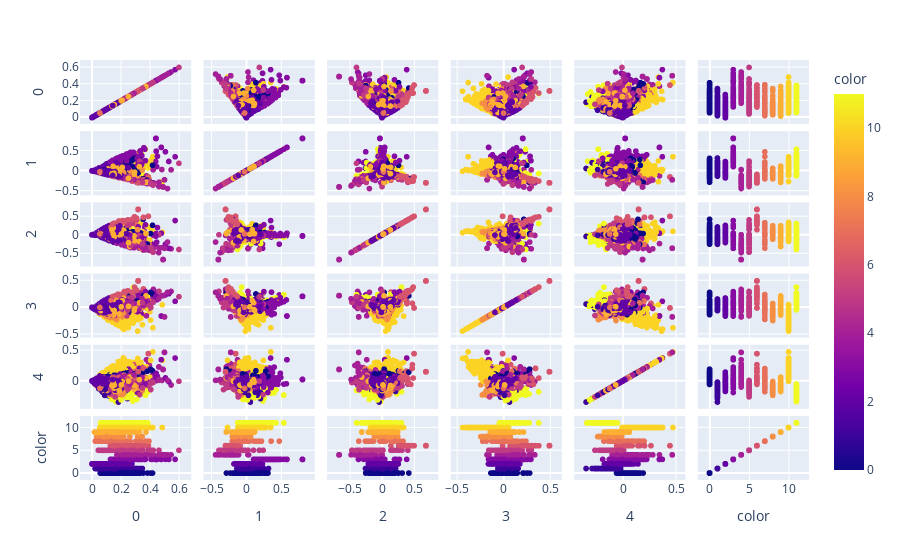
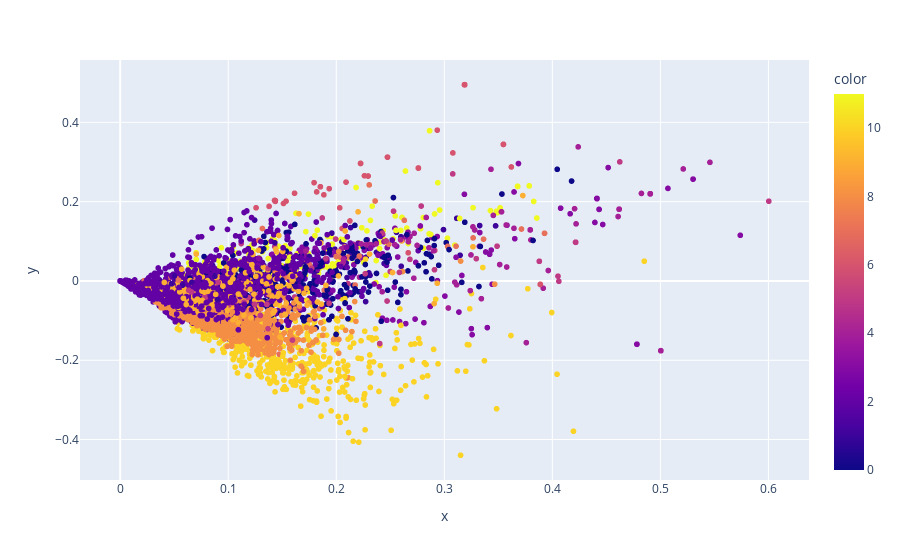
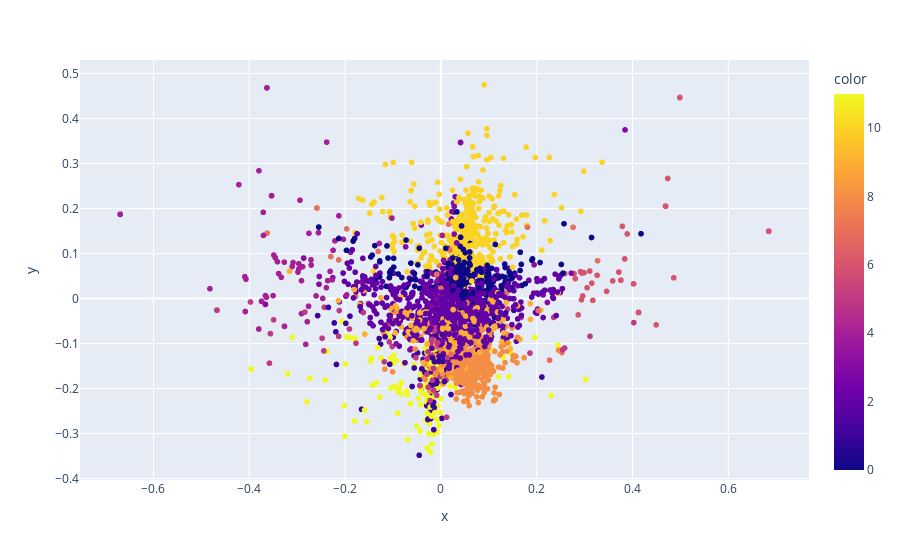
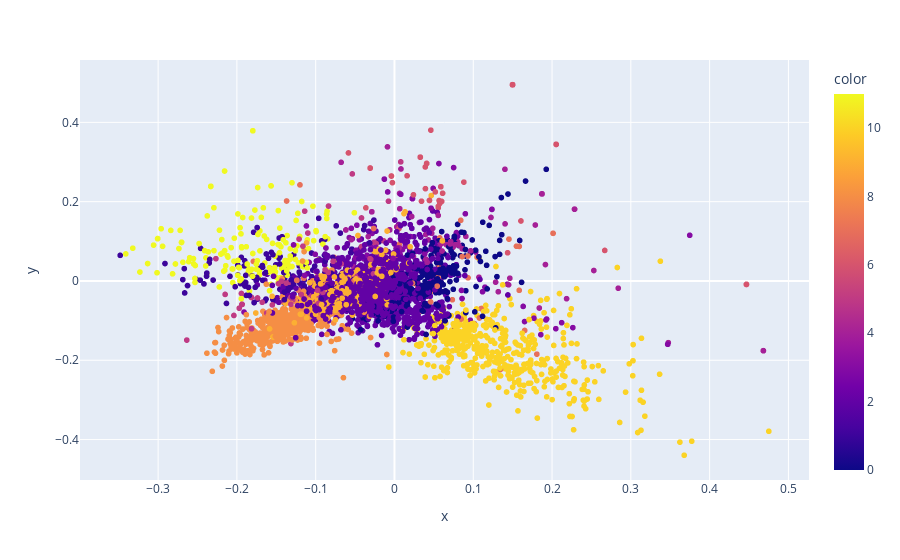

Here is the notebook cell these charts were saved with, in order:
### Markdown cell above
Another way of visualizing the clusters is to plot the points and colorize according to their cluster.
Because the number of dimensions of the TFIDF matrix is extremely high, we can perform a PCA transform of the matrix and
keep a small number of coordinates. These coordinates carry only a small percentage of the total information, but enough
to illustrate a point.

### Code cell
import plotly.express as px
from sklearn.decomposition import TruncatedSVD

svd = TruncatedSVD(n_components=5)
Y = svd.fit_transform(tcl.tfidf_matrix)
print(svd.explained_variance_ratio_)
fig = px.scatter_matrix(Y, color=tcl.clustered_data.pred)
fig.show()

fig2 = px.scatter(x=Y[:,0], y=Y[:,3], color=tcl.clustered_data.pred)
fig2.show()
fig3 = px.scatter(x=Y[:,2], y=Y[:,4], color=tcl.clustered_data.pred)
fig3.show()
fig4 = px.scatter(x=Y[:,4], y=Y[:,3], color=tcl.clustered_data.pred)
fig4.show()

### Figure 1 — Plotly figure (JSON) as saved in the notebook; plotly's stock layout.template omitted (floating-point values rounded to 4 significant figures; data arrays with more than 128 entries replaced by an {"elided": "..."} marker saying what was removed)
{"data": [{"dimensions": [{"axis": {"matches": true}, "label": "0", "values": {"elided": "4000 float values"}}, {"axis": {"matches": true}, "label": "1", "values": {"elided": "4000 float values"}}, {"axis": {"matches": true}, "label": "2", "values": {"elided": "4000 float values"}}, {"axis": {"matches": true}, "label": "3", "values": {"elided": "4000 float values"}}, {"axis": {"matches": true}, "label": "4", "values": {"elided": "4000 float values"}}, {"axis": {"matches": true}, "label": "color", "values": {"elided": "4000 int values"}}], "hovertemplate": "%{xaxis.title.text}=%{x}<br>%{yaxis.title.text}=%{y}<br>color=%{marker.color}<extra></extra>", "legendgroup": "", "marker": {"color": {"elided": "4000 int values"}, "coloraxis": "coloraxis", "symbol": "circle"}, "name": "", "showlegend": false, "type": "splom"}], "layout": {"coloraxis": {"colorbar": {"title": {"text": "color"}}, "colorscale": [[0, "#0d0887"], [0.1111, "#46039f"], [0.2222, "#7201a8"], [0.3333, "#9c179e"], [0.4444, "#bd3786"], [0.5556, "#d8576b"], [0.6667, "#ed7953"], [0.7778, "#fb9f3a"], [0.8889, "#fdca26"], [1, "#f0f921"]]}, "dragmode": "select", "legend": {"tracegroupgap": 0}, "margin": {"t": 60}}}

### Figure 2 — Plotly figure (JSON) as saved in the notebook; plotly's stock layout.template omitted (floating-point values rounded to 4 significant figures; data arrays with more than 128 entries replaced by an {"elided": "..."} marker saying what was removed)
{"data": [{"hovertemplate": "x=%{x}<br>y=%{y}<br>color=%{marker.color}<extra></extra>", "legendgroup": "", "marker": {"color": {"elided": "4000 int values"}, "coloraxis": "coloraxis", "symbol": "circle"}, "mode": "markers", "name": "", "showlegend": false, "type": "scattergl", "x": {"elided": "4000 float values"}, "xaxis": "x", "y": {"elided": "4000 float values"}, "yaxis": "y"}], "layout": {"coloraxis": {"colorbar": {"title": {"text": "color"}}, "colorscale": [[0, "#0d0887"], [0.1111, "#46039f"], [0.2222, "#7201a8"], [0.3333, "#9c179e"], [0.4444, "#bd3786"], [0.5556, "#d8576b"], [0.6667, "#ed7953"], [0.7778, "#fb9f3a"], [0.8889, "#fdca26"], [1, "#f0f921"]]}, "legend": {"tracegroupgap": 0}, "margin": {"t": 60}, "xaxis": {"anchor": "y", "domain": [0, 1], "title": {"text": "x"}}, "yaxis": {"anchor": "x", "domain": [0, 1], "title": {"text": "y"}}}}

### Figure 3 — Plotly figure (JSON) as saved in the notebook; plotly's stock layout.template omitted (floating-point values rounded to 4 significant figures; data arrays with more than 128 entries replaced by an {"elided": "..."} marker saying what was removed)
{"data": [{"hovertemplate": "x=%{x}<br>y=%{y}<br>color=%{marker.color}<extra></extra>", "legendgroup": "", "marker": {"color": {"elided": "4000 int values"}, "coloraxis": "coloraxis", "symbol": "circle"}, "mode": "markers", "name": "", "showlegend": false, "type": "scattergl", "x": {"elided": "4000 float values"}, "xaxis": "x", "y": {"elided": "4000 float values"}, "yaxis": "y"}], "layout": {"coloraxis": {"colorbar": {"title": {"text": "color"}}, "colorscale": [[0, "#0d0887"], [0.1111, "#46039f"], [0.2222, "#7201a8"], [0.3333, "#9c179e"], [0.4444, "#bd3786"], [0.5556, "#d8576b"], [0.6667, "#ed7953"], [0.7778, "#fb9f3a"], [0.8889, "#fdca26"], [1, "#f0f921"]]}, "legend": {"tracegroupgap": 0}, "margin": {"t": 60}, "xaxis": {"anchor": "y", "domain": [0, 1], "title": {"text": "x"}}, "yaxis": {"anchor": "x", "domain": [0, 1], "title": {"text": "y"}}}}

### Figure 4 — Plotly figure (JSON) as saved in the notebook; plotly's stock layout.template omitted (floating-point values rounded to 4 significant figures; data arrays with more than 128 entries replaced by an {"elided": "..."} marker saying what was removed)
{"data": [{"hovertemplate": "x=%{x}<br>y=%{y}<br>color=%{marker.color}<extra></extra>", "legendgroup": "", "marker": {"color": {"elided": "4000 int values"}, "coloraxis": "coloraxis", "symbol": "circle"}, "mode": "markers", "name": "", "showlegend": false, "type": "scattergl", "x": {"elided": "4000 float values"}, "xaxis": "x", "y": {"elided": "4000 float values"}, "yaxis": "y"}], "layout": {"coloraxis": {"colorbar": {"title": {"text": "color"}}, "colorscale": [[0, "#0d0887"], [0.1111, "#46039f"], [0.2222, "#7201a8"], [0.3333, "#9c179e"], [0.4444, "#bd3786"], [0.5556, "#d8576b"], [0.6667, "#ed7953"], [0.7778, "#fb9f3a"], [0.8889, "#fdca26"], [1, "#f0f921"]]}, "legend": {"tracegroupgap": 0}, "margin": {"t": 60}, "xaxis": {"anchor": "y", "domain": [0, 1], "title": {"text": "x"}}, "yaxis": {"anchor": "x", "domain": [0, 1], "title": {"text": "y"}}}}
